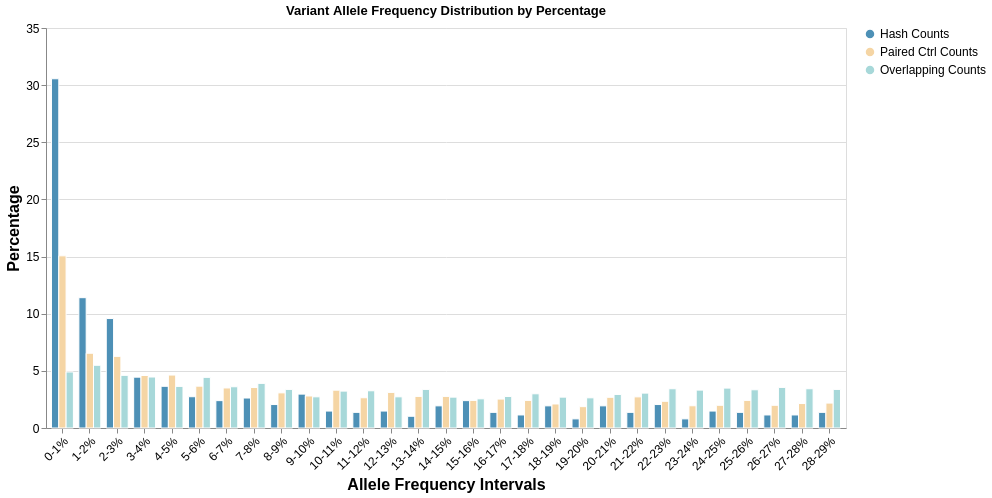

The notebook cell this image was saved under:
### Code cell
import altair as alt
import pandas as pd
import numpy as np

hash_counts = [268,
100,
84,
39,
32,
24,
21,
23,
18,
26,
13,
12,
13,
9,
17,
21,
12,
10,
17,
7,
17,
12,
18,
7,
13,
12,
10,
10,
12,
#685
]
hash_total=sum(hash_counts)

paired_control_counts = [387,
168,
161,
118,
119,
94,
90,
91,
79,
72,
85,
68,
80,
71,
71,
62,
65,
62,
54,
48,
69,
70,
60,
50,
51,
62,
51,
55,
56,
#10880
]
paired_control_total=sum(paired_control_counts)

overlapping_counts =[
167,
187,
157,
152,
124,
151,
123,
133,
115,
93,
110,
111,
93,
115,
92,
87,
94,
102,
92,
90,
100,
104,
117,
113,
119,
114,
121,
117,
115,
#38053
]
overlapping_total=sum(overlapping_counts)

# Your color palette
red = '#D79DB8'
orange = '#F5D5A4'
green = '#A7D8D9'
blue = '#4D90B6'
purple = '#9D8BA7'

# Create the frequency intervals
bin_labels = [f"{i*1}-{(i+1)*1}%" for i in range(29)]
#bin_labels.append("29+%")  # Last bin is 29-100%

# Combine all data into a single DataFrame
data_rows = []
degrees_data = {
    'Hash Counts': (hash_counts, blue),
    'Paired Ctrl Counts': (paired_control_counts, orange),
    'Overlapping Counts': (overlapping_counts, green)
}

for degree_name, (counts, color) in degrees_data.items():
    for i, count in enumerate(counts):
        data_rows.append({
            'frequency_interval': bin_labels[i],
            'percentage': count/(sum(counts)) * 100,
            'degree': degree_name
        })

# Create DataFrame
combined_df = pd.DataFrame(data_rows)

# Create the grouped bar chart
chart = alt.Chart(combined_df).mark_bar(
    stroke='white',
    strokeWidth=1
).add_params(
    alt.selection_interval()
).encode(
    x=alt.X('frequency_interval:O',
            title='Allele Frequency Intervals',
            axis=alt.Axis(labelAngle=-45, labelFontSize=12, titleFontSize=16),
            sort=bin_labels),
    y=alt.Y('percentage:Q',
            title='Percentage',
            axis=alt.Axis(tickMinStep=1, labelFontSize=12, titleFontSize=16)),
    color=alt.Color('degree:N',
                    title='',
                    scale=alt.Scale(domain=['Hash Counts', 'Paired Ctrl Counts', 'Overlapping Counts'],
                                   range=[blue, orange, green]),
                                   legend=alt.Legend(titleFontSize=20, labelFontSize=12, symbolSize=100, symbolType='circle')),    xOffset=alt.XOffset('degree:N'),
    tooltip=['degree:N', 'frequency_interval:O', 'percentage:Q'],
).properties(
    width=800,
    height=400,
    title='Variant Allele Frequency Distribution by Percentage'
    ).resolve_scale(
    color='independent'
)

# Display the chart
chart.show()

### Figure 1 — Vega-Lite specification as saved in the notebook (floating-point values rounded to 4 significant figures)
{"config": {"view": {"continuousWidth": 300, "continuousHeight": 300}}, "data": {"name": "data-01b12641874158f649f977dd510c2f21"}, "mark": {"type": "bar", "stroke": "white", "strokeWidth": 1}, "encoding": {"color": {"field": "degree", "legend": {"labelFontSize": 12, "symbolSize": 100, "symbolType": "circle", "titleFontSize": 20}, "scale": {"domain": ["Hash Counts", "Paired Ctrl Counts", "Overlapping Counts"], "range": ["#4D90B6", "#F5D5A4", "#A7D8D9"]}, "title": "", "type": "nominal"}, "tooltip": [{"field": "degree", "type": "nominal"}, {"field": "frequency_interval", "type": "ordinal"}, {"field": "percentage", "type": "quantitative"}], "x": {"axis": {"labelAngle": -45, "labelFontSize": 12, "titleFontSize": 16}, "field": "frequency_interval", "sort": ["0-1%", "1-2%", "2-3%", "3-4%", "4-5%", "5-6%", "6-7%", "7-8%", "8-9%", "9-10%", "10-11%", "11-12%", "12-13%", "13-14%", "14-15%", "15-16%", "16-17%", "17-18%", "18-19%", "19-20%", "20-21%", "21-22%", "22-23%", "23-24%", "24-25%", "25-26%", "26-27%", "27-28%", "28-29%"], "title": "Allele Frequency Intervals", "type": "ordinal"}, "xOffset": {"field": "degree", "type": "nominal"}, "y": {"axis": {"labelFontSize": 12, "tickMinStep": 1, "titleFontSize": 16}, "field": "percentage", "title": "Percentage", "type": "quantitative"}}, "height": 400, "params": [{"name": "param_7", "select": {"type": "interval"}}], "resolve": {"scale": {"color": "independent"}}, "title": "Variant Allele Frequency Distribution by Percentage", "width": 800, "$schema": "https://vega.github.io/schema/vega-lite/v5.20.1.json", "datasets": {"data-01b12641874158f649f977dd510c2f21": [{"frequency_interval": "0-1%", "percentage": 30.56, "degree": "Hash Counts"}, {"frequency_interval": "1-2%", "percentage": 11.4, "degree": "Hash Counts"}, {"frequency_interval": "2-3%", "percentage": 9.578, "degree": "Hash Counts"}, {"frequency_interval": "3-4%", "percentage": 4.447, "degree": "Hash Counts"}, {"frequency_interval": "4-5%", "percentage": 3.649, "degree": "Hash Counts"}, {"frequency_interval": "5-6%", "percentage": 2.737, "degree": "Hash Counts"}, {"frequency_interval": "6-7%", "percentage": 2.395, "degree": "Hash Counts"}, {"frequency_interval": "7-8%", "percentage": 2.623, "degree": "Hash Counts"}, {"frequency_interval": "8-9%", "percentage": 2.052, "degree": "Hash Counts"}, {"frequency_interval": "9-10%", "percentage": 2.965, "degree": "Hash Counts"}, {"frequency_interval": "10-11%", "percentage": 1.482, "degree": "Hash Counts"}, {"frequency_interval": "11-12%", "percentage": 1.368, "degree": "Hash Counts"}, {"frequency_interval": "12-13%", "percentage": 1.482, "degree": "Hash Counts"}, {"frequency_interval": "13-14%", "percentage": 1.026, "degree": "Hash Counts"}, {"frequency_interval": "14-15%", "percentage": 1.938, "degree": "Hash Counts"}, {"frequency_interval": "15-16%", "percentage": 2.395, "degree": "Hash Counts"}, {"frequency_interval": "16-17%", "percentage": 1.368, "degree": "Hash Counts"}, {"frequency_interval": "17-18%", "percentage": 1.14, "degree": "Hash Counts"}, {"frequency_interval": "18-19%", "percentage": 1.938, "degree": "Hash Counts"}, {"frequency_interval": "19-20%", "percentage": 0.7982, "degree": "Hash Counts"}, {"frequency_interval": "20-21%", "percentage": 1.938, "degree": "Hash Counts"}, {"frequency_interval": "21-22%", "percentage": 1.368, "degree": "Hash Counts"}, {"frequency_interval": "22-23%", "percentage": 2.052, "degree": "Hash Counts"}, {"frequency_interval": "23-24%", "percentage": 0.7982, "degree": "Hash Counts"}, {"frequency_interval": "24-25%", "percentage": 1.482, "degree": "Hash Counts"}, {"frequency_interval": "25-26%", "percentage": 1.368, "degree": "Hash Counts"}, {"frequency_interval": "26-27%", "percentage": 1.14, "degree": "Hash Counts"}, {"frequency_interval": "27-28%", "percentage": 1.14, "degree": "Hash Counts"}, {"frequency_interval": "28-29%", "percentage": 1.368, "degree": "Hash Counts"}, {"frequency_interval": "0-1%", "percentage": 15.06, "degree": "Paired Ctrl Counts"}, {"frequency_interval": "1-2%", "percentage": 6.54, "degree": "Paired Ctrl Counts"}, {"frequency_interval": "2-3%", "percentage": 6.267, "degree": "Paired Ctrl Counts"}, {"frequency_interval": "3-4%", "percentage": 4.593, "degree": "Paired Ctrl Counts"}, {"frequency_interval": "4-5%", "percentage": 4.632, "degree": "Paired Ctrl Counts"}, {"frequency_interval": "5-6%", "percentage": 3.659, "degree": "Paired Ctrl Counts"}, {"frequency_interval": "6-7%", "percentage": 3.503, "degree": "Paired Ctrl Counts"}, {"frequency_interval": "7-8%", "percentage": 3.542, "degree": "Paired Ctrl Counts"}, {"frequency_interval": "8-9%", "percentage": 3.075, "degree": "Paired Ctrl Counts"}, {"frequency_interval": "9-10%", "percentage": 2.803, "degree": "Paired Ctrl Counts"}, {"frequency_interval": "10-11%", "percentage": 3.309, "degree": "Paired Ctrl Counts"}, {"frequency_interval": "11-12%", "percentage": 2.647, "degree": "Paired Ctrl Counts"}, {"frequency_interval": "12-13%", "percentage": 3.114, "degree": "Paired Ctrl Counts"}, {"frequency_interval": "13-14%", "percentage": 2.764, "degree": "Paired Ctrl Counts"}, {"frequency_interval": "14-15%", "percentage": 2.764, "degree": "Paired Ctrl Counts"}, {"frequency_interval": "15-16%", "percentage": 2.413, "degree": "Paired Ctrl Counts"}, {"frequency_interval": "16-17%", "percentage": 2.53, "degree": "Paired Ctrl Counts"}, {"frequency_interval": "17-18%", "percentage": 2.413, "degree": "Paired Ctrl Counts"}, {"frequency_interval": "18-19%", "percentage": 2.102, "degree": "Paired Ctrl Counts"}, {"frequency_interval": "19-20%", "percentage": 1.868, "degree": "Paired Ctrl Counts"}, {"frequency_interval": "20-21%", "percentage": 2.686, "degree": "Paired Ctrl Counts"}, {"frequency_interval": "21-22%", "percentage": 2.725, "degree": "Paired Ctrl Counts"}, {"frequency_interval": "22-23%", "percentage": 2.336, "degree": "Paired Ctrl Counts"}, {"frequency_interval": "23-24%", "percentage": 1.946, "degree": "Paired Ctrl Counts"}, {"frequency_interval": "24-25%", "percentage": 1.985, "degree": "Paired Ctrl Counts"}, {"frequency_interval": "25-26%", "percentage": 2.413, "degree": "Paired Ctrl Counts"}, {"frequency_interval": "26-27%", "percentage": 1.985, "degree": "Paired Ctrl Counts"}, {"frequency_interval": "27-28%", "percentage": 2.141, "degree": "Paired Ctrl Counts"}, {"frequency_interval": "28-29%", "percentage": 2.18, "degree": "Paired Ctrl Counts"}, {"frequency_interval": "0-1%", "percentage": 4.9, "degree": "Overlapping Counts"}, {"frequency_interval": "1-2%", "percentage": 5.487, "degree": "Overlapping Counts"}, {"frequency_interval": "2-3%", "percentage": 4.607, "degree": "Overlapping Counts"}, {"frequency_interval": "3-4%", "percentage": 4.46, "degree": "Overlapping Counts"}, {"frequency_interval": "4-5%", "percentage": 3.638, "degree": "Overlapping Counts"}, {"frequency_interval": "5-6%", "percentage": 4.431, "degree": "Overlapping Counts"}, {"frequency_interval": "6-7%", "percentage": 3.609, "degree": "Overlapping Counts"}, {"frequency_interval": "7-8%", "percentage": 3.903, "degree": "Overlapping Counts"}, {"frequency_interval": "8-9%", "percentage": 3.374, "degree": "Overlapping Counts"}, {"frequency_interval": "9-10%", "percentage": 2.729, "degree": "Overlapping Counts"}, {"frequency_interval": "10-11%", "percentage": 3.228, "degree": "Overlapping Counts"}, {"frequency_interval": "11-12%", "percentage": 3.257, "degree": "Overlapping Counts"}, {"frequency_interval": "12-13%", "percentage": 2.729, "degree": "Overlapping Counts"}, {"frequency_interval": "13-14%", "percentage": 3.374, "degree": "Overlapping Counts"}, {"frequency_interval": "14-15%", "percentage": 2.7, "degree": "Overlapping Counts"}, {"frequency_interval": "15-16%", "percentage": 2.553, "degree": "Overlapping Counts"}, {"frequency_interval": "16-17%", "percentage": 2.758, "degree": "Overlapping Counts"}, {"frequency_interval": "17-18%", "percentage": 2.993, "degree": "Overlapping Counts"}, {"frequency_interval": "18-19%", "percentage": 2.7, "degree": "Overlapping Counts"}, {"frequency_interval": "19-20%", "percentage": 2.641, "degree": "Overlapping Counts"}, {"frequency_interval": "20-21%", "percentage": 2.934, "degree": "Overlapping Counts"}, {"frequency_interval": "21-22%", "percentage": 3.052, "degree": "Overlapping Counts"}, {"frequency_interval": "22-23%", "percentage": 3.433, "degree": "Overlapping Counts"}, {"frequency_interval": "23-24%", "percentage": 3.316, "degree": "Overlapping Counts"}, {"frequency_interval": "24-25%", "percentage": 3.492, "degree": "Overlapping Counts"}, {"frequency_interval": "25-26%", "percentage": 3.345, "degree": "Overlapping Counts"}, {"frequency_interval": "26-27%", "percentage": 3.55, "degree": "Overlapping Counts"}, {"frequency_interval": "27-28%", "percentage": 3.433, "degree": "Overlapping Counts"}, {"frequency_interval": "28-29%", "percentage": 3.374, "degree": "Overlapping Counts"}]}}
